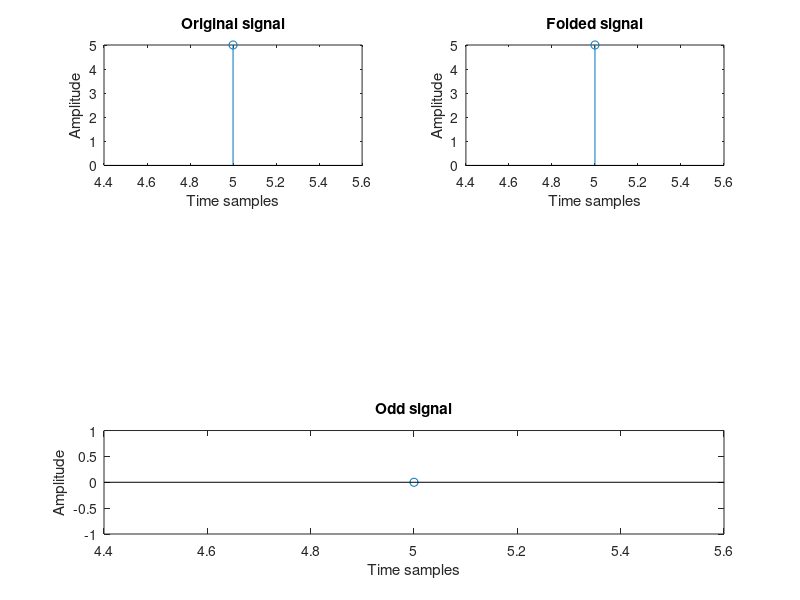

The MATLAB script that drew this image:
clc;
clear all;
close all;

x = input('Enter Samples: ');
r = input('Sample Range: ');

y = fliplr(x);
oddSignal = (x-y)/2;

subplot(3,2,1);
stem(r,x);
xlabel('Time samples');
ylabel('Amplitude');
title('Original signal');

subplot(3,2,2);
stem(r,y);
xlabel('Time samples');
ylabel('Amplitude');
title('Folded signal');

subplot(3,1,3);
stem(r,oddSignal);
xlabel('Time samples');
ylabel('Amplitude');
title('Odd signal');

%input: [-3 1 2 -4 2]
%range : [-2:2]
%even output:[-0.5 -1.5 2 -1.5 -0.5 ]
%odd ouput: [-2.5 2.5 0 -2.5 2.5]